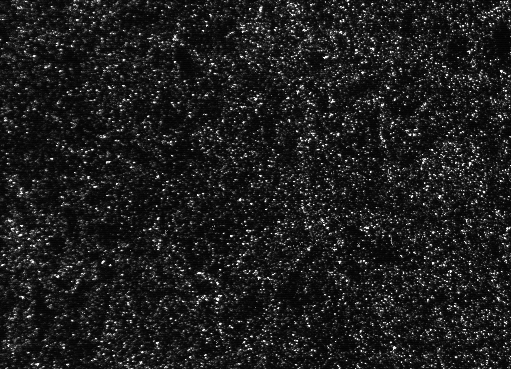
#> input picture openpivtk/examples/test1/exp1_001_a.bmp, 511 x 369 px; its folder holds 2 pictures in this run
$ python windef.py   (older library calls are emulated)
#> lines starting #> are read from the running program, lines starting #| are printed output that depends on the picture
### openpivtk/tools.py
#!/usr/bin/env python
"""The openpiv.tools module is a collection of utilities and tools.
"""

__licence__ = """
Copyright (C) 2011  www.openpiv.net

This program is free software: you can redistribute it and/or modify
it under the terms of the GNU General Public License as published by
the Free Software Foundation, either version 3 of the License, or
(at your option) any later version.

This program is distributed in the hope that it will be useful,
but WITHOUT ANY WARRANTY without even the implied warranty of
MERCHANTABILITY or FITNESS FOR A PARTICULAR PURPOSE.  See the
GNU General Public License for more details.

You should have received a copy of the GNU General Public License
along with this program.  If not, see <http://www.gnu.org/licenses/>.
"""

import glob
import sys
import os.path
import multiprocessing

import numpy as np
import matplotlib.pyplot as plt
import matplotlib.patches as pt
# from builtins import range
from imageio import imread as _imread, imsave as _imsave
import h5py


# [94 lines left out: function display_vector_field, not called in this run]


def imread(filename, flatten=0):
    """Read an image file into a numpy array
    using imageio.imread

    Parameters
    ----------
    filename :  string
        the absolute path of the image file
    flatten :   bool
        True if the image is RGB color or False (default) if greyscale

    Returns
    -------
    frame : np.ndarray
        a numpy array with grey levels


    Examples
    --------

    >>> image = openpiv.tools.imread( 'image.bmp' )
    >>> print image.shape
        (1280, 1024)


    """
#> called with filename = 'openpivtk/examples/test1/exp1_001_a.bmp', flatten = 0
    im = _imread(filename)
#> im is the input picture: shape (369, 511); min 0, max 250, mean 29.4
    if np.ndim(im) > 2:
        im = rgb2gray(im)

    return im


def rgb2gray(rgb):
    return np.dot(rgb[..., :3], [0.299, 0.587, 0.144])


# [217 lines left out: functions imsave, convert16bitsTIF, mark_background, mark_background2, edges, find_reflexions and 3 more, not called in this run]

class Multiprocesser():
    def __init__ ( self, data_dir, pattern_a, pattern_b = None  ):
        """A class to handle and process large sets of images.

        This class is responsible of loading image datasets
        and processing them. It has parallelization facilities
        to speed up the computation on multicore machines.

        It currently support only image pair obtained from
        conventional double pulse piv acquisition. Support
        for continuos time resolved piv acquistion is in the
        future.


        Parameters
        ----------
        data_dir : str
            the path where image files are located

        pattern_a : str
            a shell glob patter to match the first
            frames.

        pattern_b : str
            a shell glob patter to match the second
            frames. if None, then the list is sequential, 001.tif, 002.tif

        Examples
        --------
        >>> multi = openpiv.tools.Multiprocesser( '/home/user/images', 'image_*_a.bmp', 'image_*_b.bmp')

        """
        # load lists of images
        self.files_a = sorted( glob.glob( os.path.join( os.path.abspath(data_dir), pattern_a ) ) )

        if pattern_b is None:
            self.files_b = self.files_a[1:]
            self.files_a = self.files_a[:-1]
        else:
            self.files_b = sorted( glob.glob( os.path.join( os.path.abspath(data_dir), pattern_b ) ) )

        # number of images
        self.n_files = len(self.files_a)

        # check if everything was fine
        if not len(self.files_a) == len(self.files_b):
            raise ValueError('Something failed loading the image file. There should be an equal number of "a" and "b" files.')

        if not len(self.files_a):
            raise ValueError('Something failed loading the image file. No images were found. Please check directory and image template name.')

    def run( self, func, n_cpus=1 ):
        """Start to process images.

        Parameters
        ----------

        func : python function which will be executed for each
            image pair. See tutorial for more details.

        n_cpus : int
            the number of processes to launch in parallel.
            For debugging purposes use n_cpus=1

        """

        # create a list of tasks to be executed.
        image_pairs = [ (file_a, file_b, i ) for file_a, file_b, i in zip( self.files_a, self.files_b, range(self.n_files) ) ]

        # for debugging purposes always use n_cpus = 1,
        # since it is difficult to debug multiprocessing stuff.
        if n_cpus > 1:
            pool = multiprocessing.Pool( processes = n_cpus )
            res = pool.map( func, image_pairs)
        else:
            for image_pair in image_pairs:
                func( image_pair )
#> call 2 of imread, with filename = 'openpivtk/examples/test1/exp1_001_b.bmp', flatten = 0
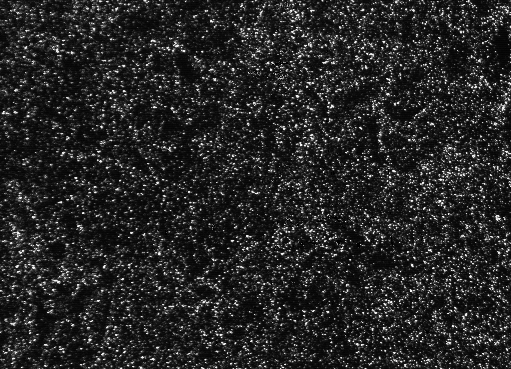
#> input picture openpivtk/examples/test1/exp1_001_b.bmp, 511 x 369 px
#> in imread, im is the input picture: shape (369, 511); min 0, max 249, mean 37.4
        return res

    # (Pouya) calculate background image using multiprocessing
    # [293 lines left out: functions find_background, find_background2, negative, display_windows_sampling, load, manipulate_field and 6 more, not called in this run]

### openpivtk/preprocess.py
"""This module contains image processing routines that improve
images prior to PIV processing."""

__licence_ = """
Copyright (C) 2011  www.openpiv.net

This program is free software: you can redistribute it and/or modify
it under the terms of the GNU General Public License as published by
the Free Software Foundation, either version 3 of the License, or
(at your option) any later version.

This program is distributed in the hope that it will be useful,
but WITHOUT ANY WARRANTY; without even the implied warranty of
MERCHANTABILITY or FITNESS FOR A PARTICULAR PURPOSE.  See the
GNU General Public License for more details.

You should have received a copy of the GNU General Public License
along with this program.  If not, see <http://www.gnu.org/licenses/>.
"""


from scipy.ndimage import median_filter, gaussian_filter, binary_fill_holes
from skimage import io, img_as_float, exposure, data, img_as_uint, img_as_ubyte
from skimage.filters import sobel, rank, threshold_otsu
import numpy as np


def dynamic_masking(image,method='edges',filter_size=7,threshold=0.005):
    """ Dynamically masks out the objects in the PIV images

    Parameters
    ----------
    image: image
        a two dimensional array of uint16, uint8 or similar type

    method: string
        'edges' or 'intensity':
        'edges' method is used for relatively dark and sharp objects, with visible edges, on
        dark backgrounds, i.e. low contrast
        'intensity' method is useful for smooth bright objects or dark objects or vice versa,
        i.e. images with high contrast between the object and the background

    filter_size: integer
        a scalar that defines the size of the Gaussian filter

    threshold: float
        a value of the threshold to segment the background from the object
        default value: None, replaced by sckimage.filter.threshold_otsu value

    Returns
    -------
    image : array of the same datatype as the incoming image with the object masked out
        as a completely black region(s) of zeros (integers or floats).


    Example
    --------
    frame_a  = openpiv.tools.imread( 'Camera1-001.tif' )
    imshow(frame_a) # original

    frame_a = dynamic_masking(frame_a,method='edges',filter_size=7,threshold=0.005)
    imshow(frame_a) # masked

    """
#> called with method = 'None', filter_size = 7, threshold = 0.005
    imcopy = np.copy(image)
    # stretch the histogram
    image = exposure.rescale_intensity(img_as_float(image), in_range=(0, 1))
    # blur the image, low-pass
    blurback = img_as_ubyte(gaussian_filter(image,filter_size))
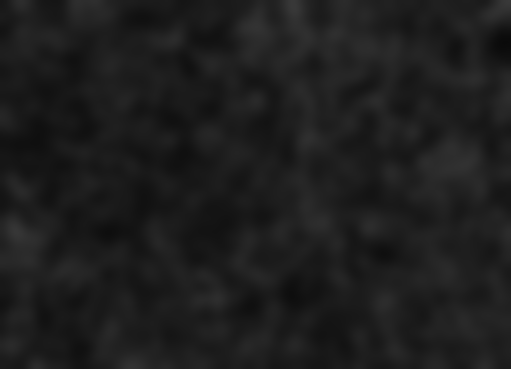
#> blurback: shape (369, 511); min 10, max 57, mean 29.4
    if method == 'edges':
        # identify edges
        edges = sobel(blurback)
        blur_edges = gaussian_filter(edges,21)
        # create the boolean mask
        bw = (blur_edges > threshold)
        bw = img_as_ubyte(binary_fill_holes(bw))
        imcopy -= blurback
        imcopy[bw] = 0.0
    elif method == 'intensity':
        background = gaussian_filter(median_filter(image,filter_size),filter_size)
        imcopy[background > threshold_otsu(background)] = 0


    return imcopy #image

### openpivtk/pyprocess.py
"""This module contains a pure python implementation of the basic
cross-correlation algorithm for PIV image processing."""

__licence_ = """
Copyright (C) 2011  www.openpiv.net

This program is free software: you can redistribute it and/or modify
it under the terms of the GNU General Public License as published by
the Free Software Foundation, either version 3 of the License, or
(at your option) any later version.

This program is distributed in the hope that it will be useful,
but WITHOUT ANY WARRANTY; without even the implied warranty of
MERCHANTABILITY or FITNESS FOR A PARTICULAR PURPOSE.  See the
GNU General Public License for more details.

You should have received a copy of the GNU General Public License
along with this program.  If not, see <http://www.gnu.org/licenses/>.
"""


import numpy.lib.stride_tricks
import numpy as np
from numpy.fft import rfft2, irfft2
from numpy import ma
from scipy import signal
from numpy import log


# [68 lines left out: functions get_coordinates, get_field_shape, not called in this run]


def moving_window_array(array, window_size, overlap):
    """
    This is a nice numpy trick. The concept of numpy strides should be
    clear to understand this code.

    Basically, we have a 2d array and we want to perform cross-correlation
    over the interrogation windows. An approach could be to loop over the array
    but loops are expensive in python. So we create from the array a new array
    with three dimension, of size (n_windows, window_size, window_size), in which
    each slice, (along the first axis) is an interrogation window.

    """
    sz = array.itemsize
    shape = array.shape
    array = np.ascontiguousarray(array)

    strides = (sz * shape[1] * (window_size - overlap),
               sz * (window_size - overlap), sz * shape[1], sz)
    shape = (int((shape[0] - window_size) / (window_size - overlap)) + 1, int(
        (shape[1] - window_size) / (window_size - overlap)) + 1, window_size, window_size)

    return numpy.lib.stride_tricks.as_strided(array, strides=strides, shape=shape).reshape(-1, window_size, window_size)


def find_first_peak(corr):
    """
    Find row and column indices of the first correlation peak.

    Parameters
    ----------
    corr : np.ndarray
        the correlation map

    Returns
    -------
    i : int
        the row index of the correlation peak

    j : int
        the column index of the correlation peak

    corr_max1 : int
        the value of the correlation peak

    """
    ind = corr.argmax()
    s = corr.shape[1]

    i = ind // s
    j = ind % s

    return i, j, corr.max()


# [561 lines left out: functions find_second_peak, find_subpixel_peak_position, sig2noise_ratio, correlate_windows, normalize_intensity, extended_search_area_piv and 4 more, not called in this run]

### openpivtk/windef.py
# -*- coding: utf-8 -*-
"""
Created on Fri Oct  4 14:04:04 2019

@author: Theo
"""


import os
import numpy as np
from numpy.fft import rfft2, irfft2, fftshift
import scipy.ndimage as scn
from scipy.interpolate import RectBivariateSpline
from openpivtk import process, validation, filters, pyprocess, tools, preprocess,scaling
from openpivtk import smoothn
import matplotlib.pyplot as plt

def piv(settings):


#    '''the func fuction is the "frame" in which the PIV evaluation is done'''

    def func(args):
        """A function to process each image pair."""

        # this line is REQUIRED for multiprocessing to work
        # always use it in your custom function

        file_a, file_b, counter = args

        # counter2=str(counter2)
        #####################
        # Here goes you code
        #####################

        ' read images into numpy arrays'
        frame_a = tools.imread(os.path.join(settings.filepath_images, file_a))
        frame_b = tools.imread(os.path.join(settings.filepath_images, file_b))


        ## Miguel: I just had a quick look, and I do not understand the reason for this step.
        #  I propose to remove it.
        #frame_a = (frame_a*1024).astype(np.int32)
        #frame_b = (frame_b*1024).astype(np.int32)

        ' crop to ROI'
        if settings.ROI=='full':
            frame_a=frame_a
            frame_b=frame_b
        else:
            frame_a =  frame_a[settings.ROI[0]:settings.ROI[1],settings.ROI[2]:settings.ROI[3]]
            frame_b =  frame_b[settings.ROI[0]:settings.ROI[1],settings.ROI[2]:settings.ROI[3]]
        if settings.dynamic_masking_method=='edge' or 'intensity':
            frame_a = preprocess.dynamic_masking(frame_a,method=settings.dynamic_masking_method,filter_size=settings.dynamic_masking_filter_size,threshold=settings.dynamic_masking_threshold)
            frame_b = preprocess.dynamic_masking(frame_b,method=settings.dynamic_masking_method,filter_size=settings.dynamic_masking_filter_size,threshold=settings.dynamic_masking_threshold)
#> (the rest of the program and of its run is left out)
